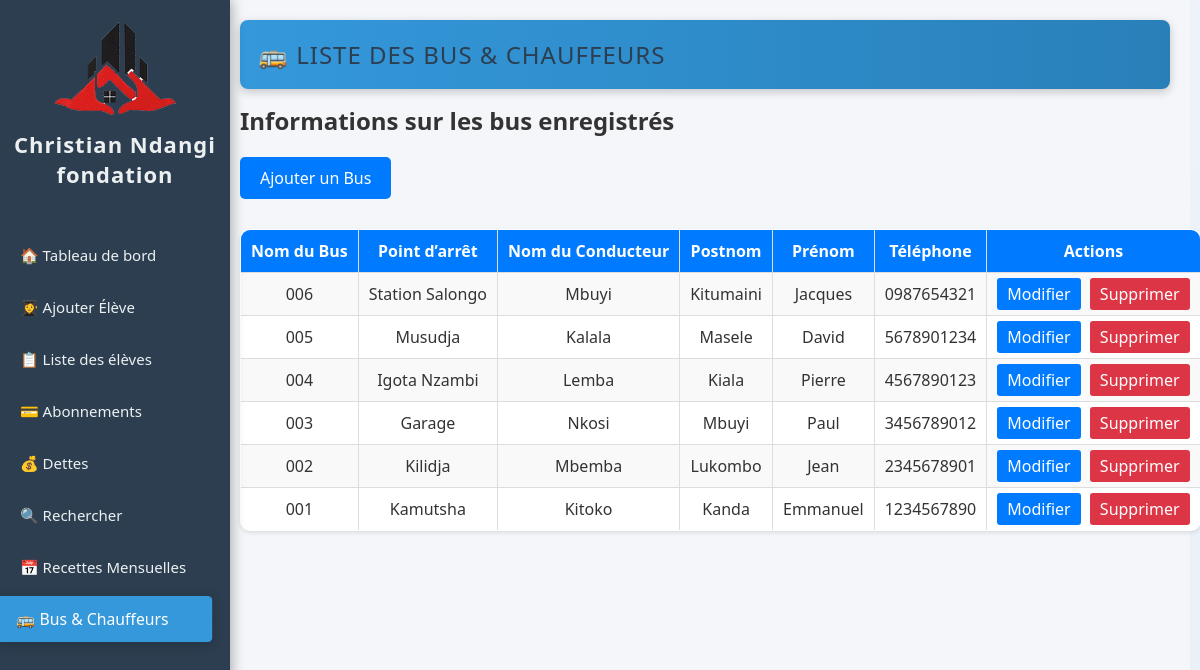
/transport.php, run on the app's committed database.
### tables this page shows
CREATE TABLE `bus` (
  `id` int(11) NOT NULL AUTO_INCREMENT,
  `nom_bus` varchar(20) DEFAULT NULL,
  `point_arret` enum('Kamutsha','Kilidja','Garage','Igota Nzambi','Musudja','Station Salongo','Route ByPass','Route Biangana') DEFAULT NULL,
  `conducteur_nom` varchar(50) DEFAULT NULL,
  `conducteur_postnom` varchar(50) DEFAULT NULL,
  `conducteur_prenom` varchar(50) DEFAULT NULL,
  `conducteur_tel` varchar(10) DEFAULT NULL,
  PRIMARY KEY (`id`)
);

### transport.php (the view, shortened to what this page needs)
<?php
require 'db/database.php';
$stmt = $pdo->query("SELECT * FROM bus ORDER BY id DESC");
$bus = $stmt->fetchAll(PDO::FETCH_ASSOC);
?>
<!DOCTYPE html>
<html lang="fr">
<head>
    <link rel="stylesheet" href="css/style.css">
</head>
<body>
    <?php include 'sidebar.php'; ?>
    <div class="main-content">
        <header>🚌 Liste des Bus & Chauffeurs</header>
        <h2>Informations sur les bus enregistrés</h2>
        <a href="ajouter_bus.php" style="background: #007bff; color: white; padding: 10px 20px; text-decoration: none; border-radius: 5px; margin-bottom: 20px; display: inline-block;">Ajouter un Bus</a>
        <?php if (!empty($bus)): ?>
        <table>
            <tr>
                <th>Nom du Bus</th>
                <th>Point d’arrêt</th>
                <th>Nom du Conducteur</th>
                <th>Postnom</th>
                <th>Prénom</th>
                <th>Téléphone</th>
                <th>Actions</th>
            </tr>
            <?php foreach ($bus as $b): ?>
            <tr>
                <td><?= htmlspecialchars($b['nom_bus']) ?></td>
                <td><?= htmlspecialchars($b['point_arret']) ?></td>
                <td><?= htmlspecialchars($b['conducteur_nom']) ?></td>
                <td><?= htmlspecialchars($b['conducteur_postnom']) ?></td>
                <td><?= htmlspecialchars($b['conducteur_prenom']) ?></td>
                <td><?= htmlspecialchars($b['conducteur_tel']) ?></td>
                <td>
                    <a href="modifier_bus.php?id=<?= $b['id'] ?>" style="background: #007bff; color: white; padding: 5px 10px; text-decoration: none; border-radius: 3px; margin-right: 5px;">Modifier</a>
                    <a href="supprimer_bus.php?id=<?= $b['id'] ?>" style="background: #dc3545; color: white; padding: 5px 10px; text-decoration: none; border-radius: 3px;" onclick="return confirm('Supprimer ce bus ?')">Supprimer</a>
                </td>
            </tr>
            <?php endforeach; ?>
        </table>
        <?php else: ?>
            <p>Aucun bus enregistré dans la base de données.</p>
        <?php endif; ?>
    </div>
</body>
</html>

### css/style.css (style rules this page uses)
* { box-sizing: border-box; margin: 0; padding: 0; transition: all 0.3s ease-in-out; }
body { font-family: "Segoe UI", Arial, sans-serif; background: linear-gradient(135deg, #f5f6fa 0%, #eaf0f8 100%); display: flex; min-height: 100vh; color: #333; overflow-x: hidden; }
.main-content { margin-left: 230px; width: calc(100% - 230px); padding: 20px; animation: fadeIn 0.6s ease-in-out; }
header { background: linear-gradient(90deg, #3498db, #2980b9); color: white; padding: 18px; border-radius: 8px; margin-bottom: 20px; box-shadow: 0 3px 10px rgba(0,0,0,0.2); text-transform: uppercase; letter-spacing: 1px; }
table { width: 100%; border-collapse: collapse; margin-top: 20px; animation: fadeIn 0.6s ease; }
table, th, td { border: 1px solid #ddd; transition: all 0.3s ease; }
th, td { padding: 12px; text-align: center; transition: background 0.3s, transform 0.3s; }
th { background-color: #2c3e50; color: white; }

### transport.php (style rules this page uses)
.main-content { margin-left: 220px; padding: 20px; background: #f5f6fa; min-height: 100vh; }
header { font-size: 24px; margin-bottom: 15px; color: #2c3e50; }
h2 { margin-bottom: 20px; }
table { width: 98%; margin: 10px auto; border-collapse: collapse; background: white; box-shadow: 0 2px 4px rgba(0,0,0,0.1); border-radius: 10px; overflow: hidden; }
th, td { padding: 10px; border-bottom: 1px solid #ddd; text-align: center; white-space: nowrap; }
th { background-color: #007BFF; color: white; }
tr:nth-child(even) { background-color: #f9f9f9; }

### data on the page
bus: nom_bus "006", point_arret "Station Salongo", conducteur_nom "Mbuyi", conducteur_postnom "Kitumaini", conducteur_prenom "Jacques", conducteur_tel "0987654321"
bus: nom_bus "005", point_arret "Musudja", conducteur_nom "Kalala", conducteur_postnom "Masele", conducteur_prenom "David", conducteur_tel "5678901234"
bus: nom_bus "004", point_arret "Igota Nzambi", conducteur_nom "Lemba", conducteur_postnom "Kiala", conducteur_prenom "Pierre", conducteur_tel "4567890123"
bus: nom_bus "003", point_arret "Garage", conducteur_nom "Nkosi", conducteur_postnom "Mbuyi", conducteur_prenom "Paul", conducteur_tel "3456789012"
bus: nom_bus "002", point_arret "Kilidja", conducteur_nom "Mbemba", conducteur_postnom "Lukombo", conducteur_prenom "Jean", conducteur_tel "2345678901"
bus: nom_bus "001", point_arret "Kamutsha", conducteur_nom "Kitoko", conducteur_postnom "Kanda", conducteur_prenom "Emmanuel", conducteur_tel "1234567890"
